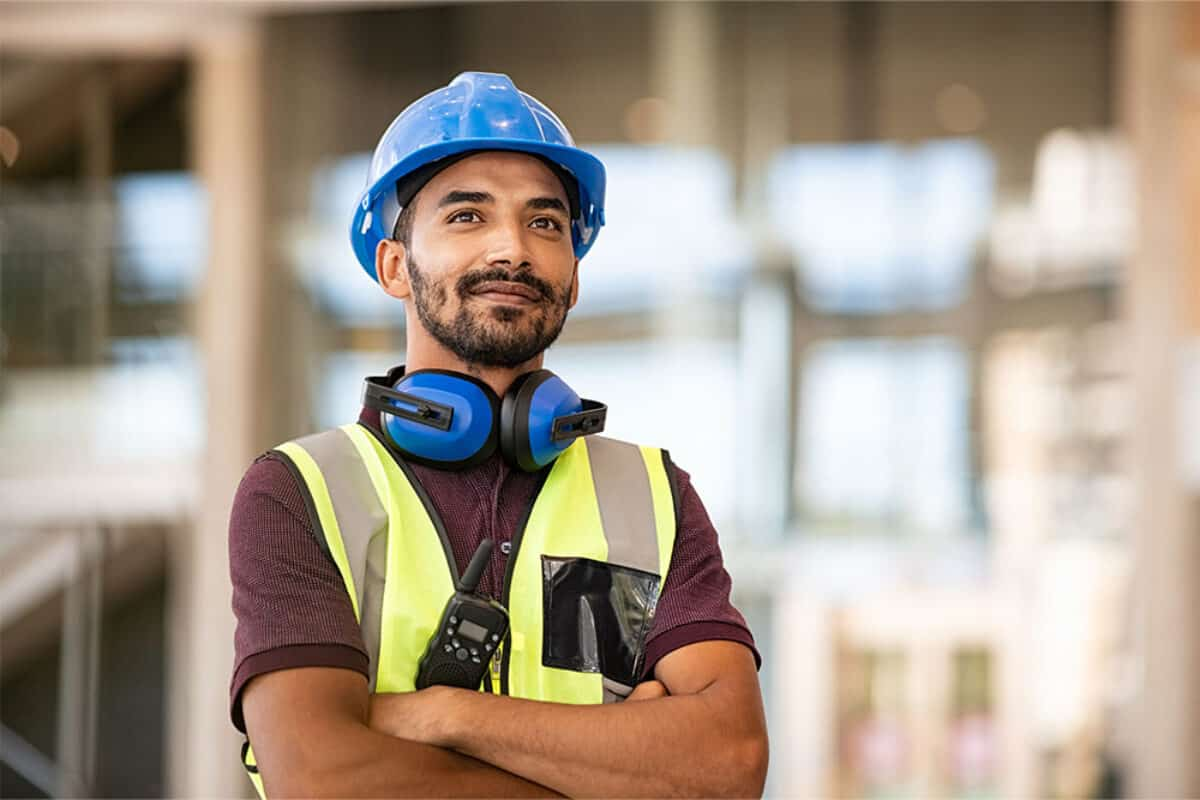
#> input picture image.png, 1200 x 800 px; its folder holds only this picture in this run
$ python -i CLAHE.py   (imports and definitions only)
#> lines starting #> are read from the running program, lines starting #| are printed output that depends on the picture
#> further down, picture is the input picture: shape (800, 1200, 3); mean B, G, R 138.9, 152.7, 165.4
# ══════════════════════════════════════════════════════════════════
# CLAHE — Contrast Limited Adaptive Histogram Equalisation
#
# MATH (3 improvements over global HE):
#
#   a) Per-tile histogram:
#        T_tile(r) = floor(255 · CDF_tile(r))
#
#   b) Clip & redistribute:
#        h_clip(r) = min(h(r), β)
#        E = Σ max(0, h(r) - β)   ← total clipped excess
#        h_final(r) = h_clip(r) + E/L   ← redistribute uniformly
#
#   c) Bilinear interpolation between tiles:
#        T_pixel = (1-a)(1-b)·T_TL + a(1-b)·T_TR
#                + (1-a)b·T_BL  + ab·T_BR
#
# WHY: Fixes two global HE problems:
#        i)  Different lighting zones handled separately
#        ii) Clip limit prevents noise amplification
# WHEN TO USE: Always for SafeSight. Default first choice.
#
# clip_limit: 2.0 = safe default, 4.0+ = aggressive enhancement
# tile_grid:  (8,8) standard, smaller = more local, larger = closer to global
# ══════════════════════════════════════════════════════════════════

import cv2
import numpy as np

def apply_clahe(image: np.ndarray,
                clip_limit: float = 2.0,
                tile_grid: tuple = (8, 8)) -> np.ndarray:

#> called with clip_limit = 2, tile_grid = (8, 8)
    clahe = cv2.createCLAHE(clipLimit=clip_limit, tileGridSize=tile_grid)

    if image.ndim == 2:
        return clahe.apply(image)

    lab = cv2.cvtColor(image, cv2.COLOR_BGR2LAB)
#> lab: shape (800, 1200, 3); mean of channels 0, 1, 2 160.8, 131.6, 137.5
    l, a, b = cv2.split(lab)
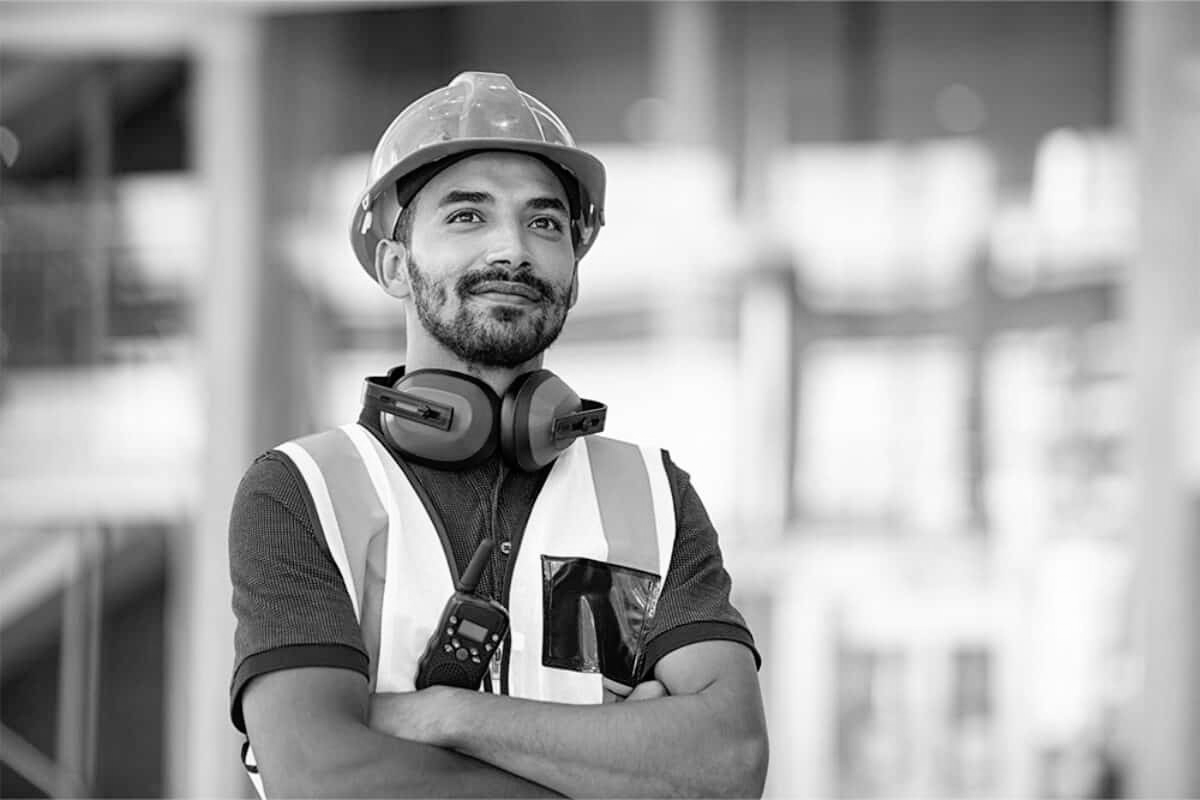
#> l: shape (800, 1200); min 0, max 255, mean 160.8
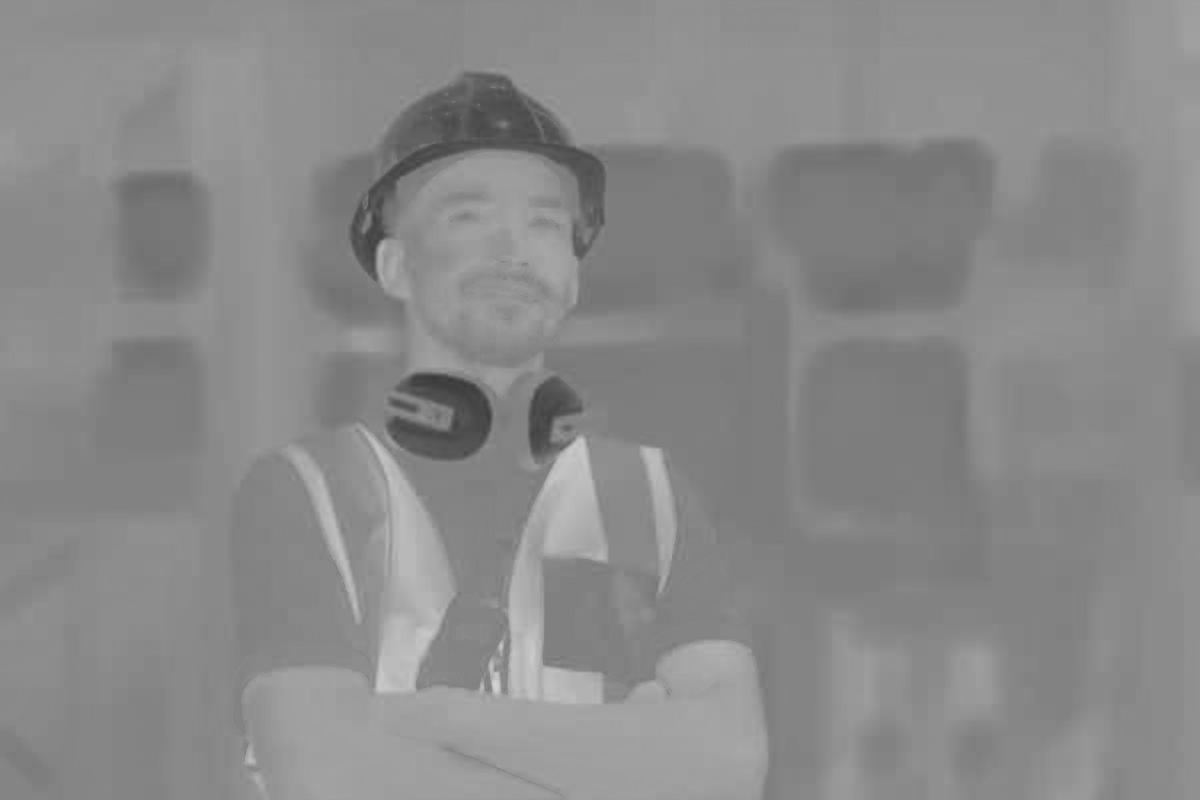
#> b: shape (800, 1200); min 56, max 211, mean 137.5

    l_enhanced = clahe.apply(l)
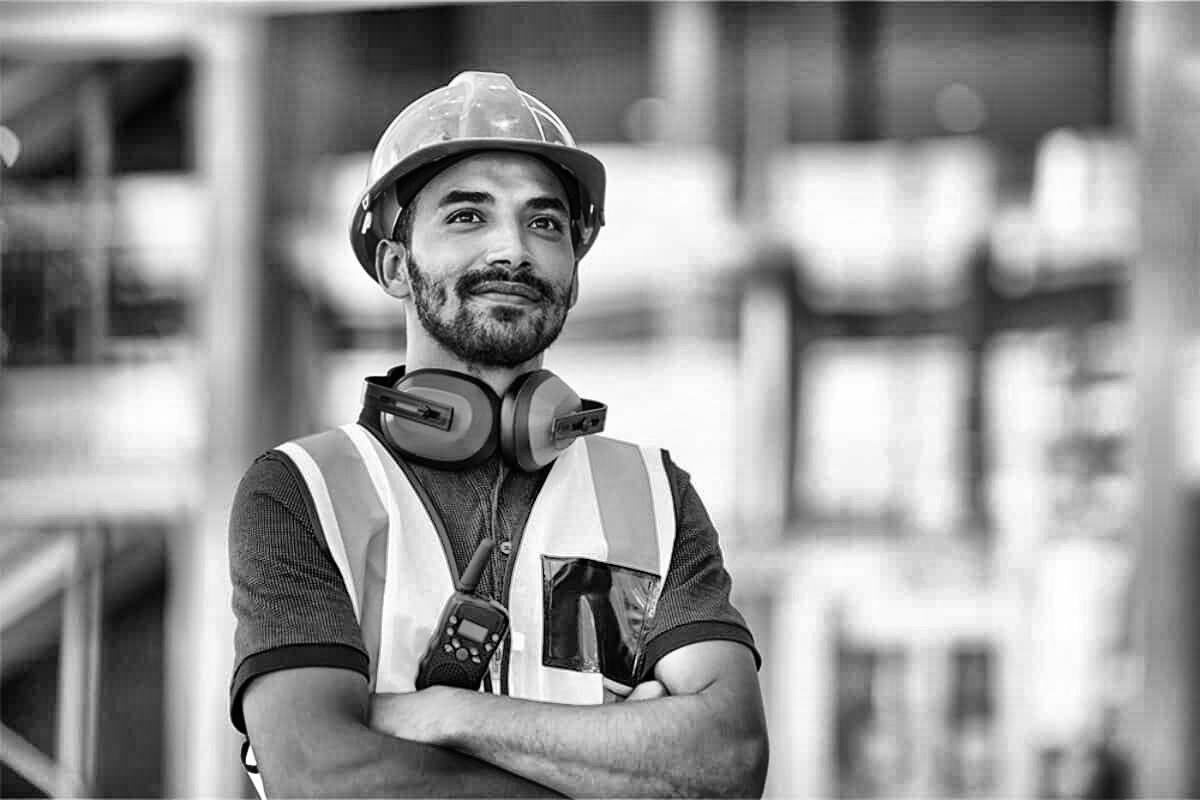
#> l_enhanced: shape (800, 1200); min 0, max 255, mean 147.9

    return cv2.cvtColor(cv2.merge([l_enhanced, a, b]), cv2.COLOR_LAB2BGR)
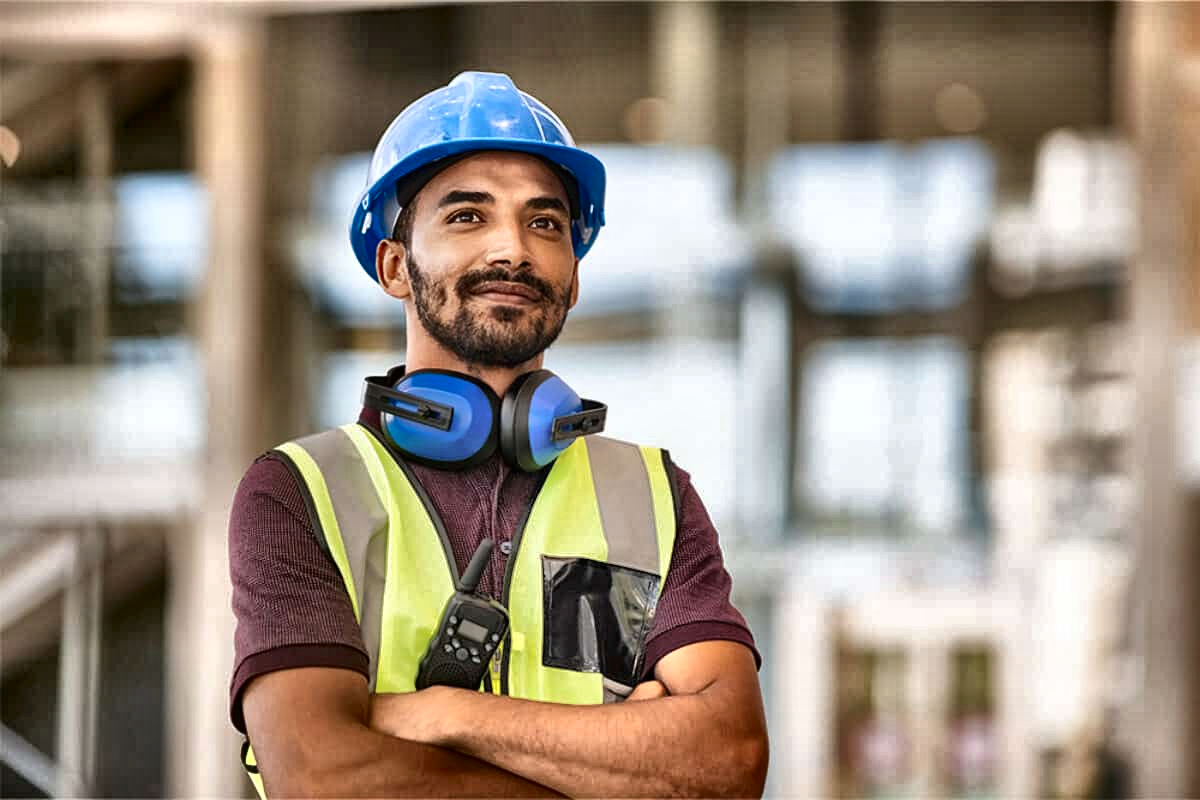
#> returned value: shape (800, 1200, 3); mean B, G, R 126.2, 139.9, 152.4

>>> import cv2
>>> picture = cv2.imread('../image.png')
>>> result = apply_clahe(picture)
